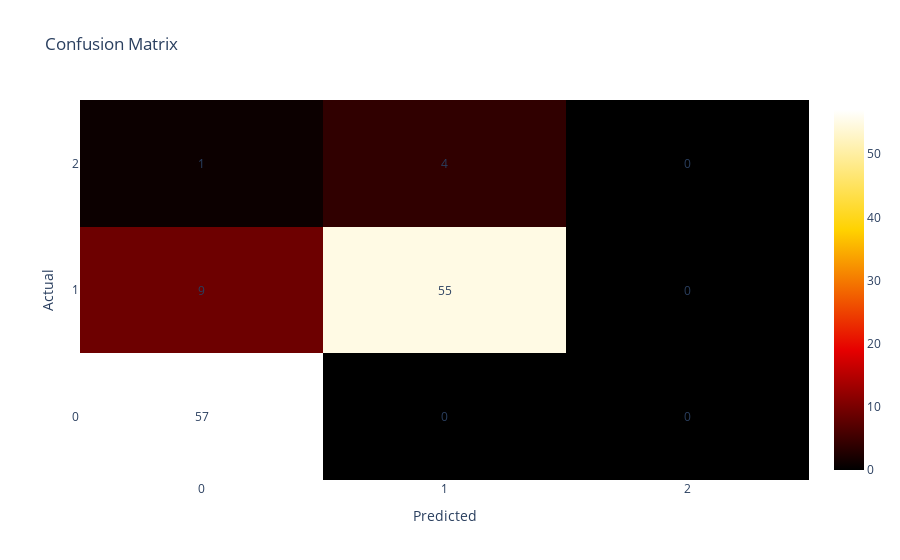

Notebook cell for this chart:
### Code cell
confusion_matrix_plot(y_test_1, y_pred_dt)

### Figure 1 — Plotly figure (JSON) as saved in the notebook; plotly's stock layout.template omitted (floating-point values rounded to 4 significant figures)
{"data": [{"colorscale": [[0, "rgb(0,0,0)"], [0.3333, "rgb(230,0,0)"], [0.6667, "rgb(255,210,0)"], [1, "rgb(255,255,255)"]], "type": "heatmap", "x": ["0", "1", "2"], "y": ["0", "1", "2"], "z": [[57, 0, 0], [9, 55, 0], [1, 4, 0]]}], "layout": {"annotations": [{"showarrow": false, "text": "57", "x": 0, "y": 0}, {"showarrow": false, "text": "0", "x": 1, "y": 0}, {"showarrow": false, "text": "0", "x": 2, "y": 0}, {"showarrow": false, "text": "9", "x": 0, "y": 1}, {"showarrow": false, "text": "55", "x": 1, "y": 1}, {"showarrow": false, "text": "0", "x": 2, "y": 1}, {"showarrow": false, "text": "1", "x": 0, "y": 2}, {"showarrow": false, "text": "4", "x": 1, "y": 2}, {"showarrow": false, "text": "0", "x": 2, "y": 2}], "title": {"text": "Confusion Matrix"}, "xaxis": {"title": {"text": "Predicted"}}, "yaxis": {"title": {"text": "Actual"}}}}
